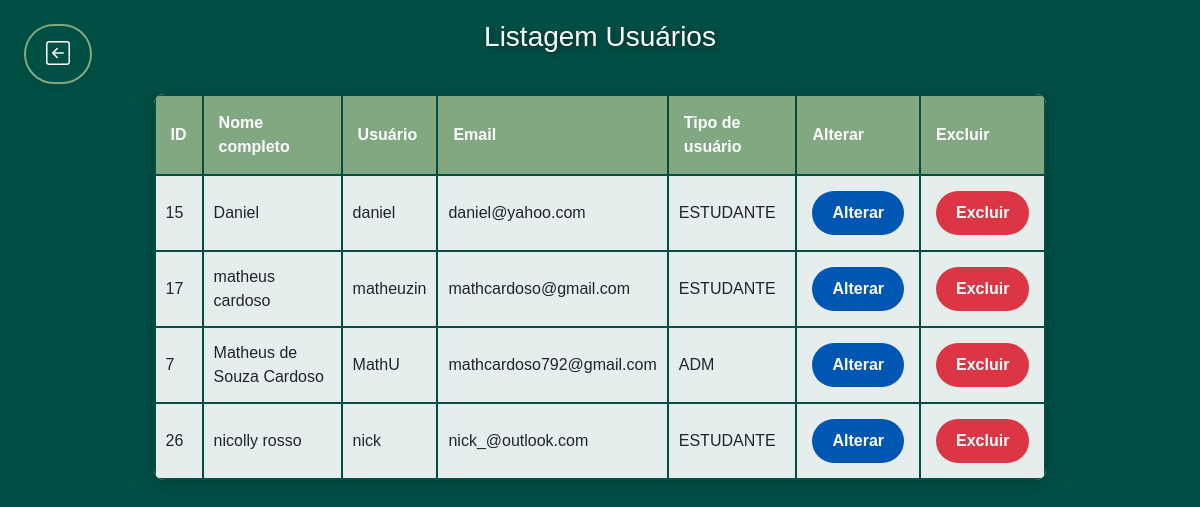
Screenshot of /app/controller/UsuarioController.php?action=list (signed in) with the database file from the repository.
### tables this page shows
CREATE TABLE `usuario` (
  `id` int(11) NOT NULL,
  `nomeCompleto` varchar(100) NOT NULL,
  `nomeUsuario` varchar(70) NOT NULL,
  `email` varchar(100) NOT NULL,
  `senha` varchar(100) NOT NULL,
  `fotoPerfil` varchar(255) DEFAULT NULL,
  `bio` varchar(250) DEFAULT NULL,
  `tipoUsuario` enum('ADM','USUARIO','ESTUDANTE') NOT NULL,
  `dataCriacao` datetime DEFAULT current_timestamp(),
  `compMatricula` varchar(75) DEFAULT NULL
);

### app/controller/UsuarioController.php (called while the page is built, shortened)
<?php
require_once(__DIR__ . "/../dao/UsuarioDAO.php");
require_once(__DIR__ . "/Controller.php");
require_once(__DIR__ . "/../model/Usuario.php");
class UsuarioController extends Controller
{
    private UsuarioDAO  $usuarioDao;
    public function __construct()
    {
        $this->usuarioDao = new UsuarioDAO();
        $this->handleAction();
    }
    protected function list()
    {
        $usuarios = $this->usuarioDao->list();
        $dados["lista"] = $usuarios;
        $this->loadView("usuario/list.php", $dados, []);
    }
}
new UsuarioController();

### app/model/Usuario.php (called while the page is built, shortened)
<?php
class Usuario
{
        private ?int $id;
        private ?string $nomeSobrenome;
        private ?string $nomeUsuario;
        private ?string $email;
        private ?string $tipoUsuario;
        public function __construct() {
                $this->nomeUsuario = null;
            }
        public function getId(): ?int
        {
                return $this->id;
        }
        public function setId(?int $id): self
        {
                $this->id = $id;
                return $this;
        }
        public function getNomeSobrenome(): ?string
        {
                return $this->nomeSobrenome;
        }
        public function setNomeSobrenome(?string $nomeSobrenome): self
        {
                $this->nomeSobrenome = $nomeSobrenome;
                return $this;
        }
        public function getNomeUsuario(): ?string
        {
                return $this->nomeUsuario;
        }
        public function setNomeUsuario(?string $nomeUsuario): self
        {
                $this->nomeUsuario = $nomeUsuario;
                return $this;
        }
        public function getEmail(): ?string
        {
                return $this->email;
        }
        public function setEmail(?string $email): self
        {
                $this->email = $email;
                return $this;
        }
        public function getTipoUsuario(): ?string
        {
                return $this->tipoUsuario;
        }
        public function setTipoUsuario(?string $tipoUsuario): self
        {
                $this->tipoUsuario = $tipoUsuario;
                return $this;
        }
}

### app/dao/UsuarioDAO.php (called while the page is built, shortened)
<?php
include_once(__DIR__ . "/../model/Usuario.php");
class UsuarioDAO
{
    public function list()
    {
        $conn = Connection::getConnection();
        $sql = "SELECT * FROM usuario u ORDER BY u.nomeUsuario";
        $stm = $conn->prepare($sql);
        $stm->execute();
        $result = $stm->fetchAll();
        return $this->mapUsuarios($result);
    }
    private function mapUsuarios($result)
    {
        $usuarios = array();
        foreach ($result as $reg) {
            $usuario = new Usuario();
            $usuario->setId($reg['id']);
            $usuario->setNomeSobrenome($reg['nomeCompleto']);
            $usuario->setNomeUsuario($reg['nomeUsuario']);
            $usuario->setEmail($reg['email']);
            $usuario->setSenha($reg['senha']);
            $usuario->setBio($reg['bio']);
            $usuario->setTipoUsuario($reg['tipoUsuario']);
            $usuario->setDataCriacao($reg['dataCriacao']);
            $usuario->setCompMatricula($reg['compMatricula']);
            array_push($usuarios, $usuario);
        }
        return $usuarios;
    }
}

### app/view/usuario/list.php (the view)
<?php
require_once(__DIR__ . "/../include/header.php");
?>
<link rel="stylesheet" href="<?= BASEURL ?>/view/css/list.css">
<a class="btn btn-custom mt-2 voltar"
    href="<?= HOME_PAGE ?>">
    <i class="fs-4 bi bi-arrow-left-square"></i></a>
<h3 class="text-center">Listagem Usuários</h3>
<div class="container">
    <div class="row" style="margin-top: 10px;">
        <div class="col-12 tableUser">
            <table id="tabUsuarios">
                <tr>
                    <th>ID</th>
                    <th>Nome completo</th>
                    <th>Usuário</th>
                    <th>Email</th>
                    <th>Tipo de usuário</th>
                    <th>Alterar</th>
                    <th>Excluir</th>
                </tr>
                <?php foreach ($dados['lista'] as $usu): ?>
                    <tr>
                        <td><?php echo $usu->getId(); ?></td>
                        <td><?= $usu->getNomeSobrenome(); ?></td>
                        <td><?= $usu->getNomeUsuario(); ?></td>
                        <td><?= $usu->getEmail(); ?></td>
                        <td><?= $usu->getTipoUsuario(); ?></td>
                        <td><a class="btn btn-primary"
                                href="<?= BASEURL ?>/controller/UsuarioController.php?action=edit&id=<?= $usu->getId() ?>">
                                Alterar</a>
                        </td>
                        <td><a class="btn btn-danger"
                                onclick="return confirm('Confirma a exclusão do usuário?');"
                                href="<?= BASEURL ?>/controller/UsuarioController.php?action=delete&id=<?= $usu->getId() ?>">
                                Excluir</a>
                        </td>
                    </tr>
                <?php endforeach; ?>
            </table>
        </div>
    </div>
</div>
<?php
require_once(__DIR__ . "/../include/footer.php");
?>

### app/controller/Controller.php (shortened to what this page needs)
<?php
class Controller {
    protected function handleAction() {
        $action = NULL;
        if(isset($_GET['action']))
            $action = $_GET['action'];
        $this->callAction($action);
    }
    protected function callAction($methodName) {
        if($methodName && method_exists($this, $methodName))
            $this->$methodName();
        else {
            echo "Ação não encontrada no controller.<br>";
            echo "Verifique com o administrador do sistema.";
        }
    }
    protected function loadView(string $path, array $dados, array $msgErro, array $msgSucesso = []) {
        $caminho = __DIR__ . "/../view/" . $path;
        if(file_exists($caminho)) {
            require $caminho;
        } else {
            echo "Erro ao carregar a view solicitada<br>";
            echo "Caminho: " . $caminho;
        }
    }
}

### app/view/include/header.php (shortened to what this page needs)
<!DOCTYPE html>
<html lang="pt-br">
<head>
    <link rel="stylesheet" href="https://cdnjs.cloudflare.com/ajax/libs/emojionearea/3.4.2/emojionearea.min.css"/>
    <link href="https://cdn.jsdelivr.net/npm/bootstrap@5.3.3/dist/css/bootstrap.min.css" rel="stylesheet">
    <link rel="stylesheet" href="https://cdn.jsdelivr.net/npm/bootstrap-icons@1.11.3/font/bootstrap-icons.min.css">
</head>
<body>

### app/view/include/footer.php (shortened to what this page needs)
</body>
</html>

### app/view/css/list.css (style rules this page uses)
body { height: 100%; width: 100%; margin: 0; padding: 0; background: #004f44; font-family: Arial, sans-serif; }
h3.text-center { color: white; margin: 20px 0; text-shadow: 2px 2px 6px rgba(0, 0, 0, 0.5); }
.tableUser { display: flex; justify-content: center; margin-top: 20px; }
table { width: 80%; border-collapse: collapse; background-color: rgba(255, 255, 255, 0.9); border-radius: 10px; overflow: hidden; box-shadow: 0 4px 20px rgba(0, 0, 0, 0.2); }
th { background-color: #81a880; color: white; padding: 15px; font-weight: bold; text-align: left; border: 2px solid #004f44; }
td { border: 2px solid #004f44; padding: 10px; text-align: left; background-color: transparent; transition: background-color 0.3s; }
.btn-success, .btn-primary, .btn-danger { padding: 10px 20px; border-radius: 30px; font-size: 16px; font-weight: bold; transition: background-color 0.3s, transform 0.3s; margin: 5px; }
.btn-primary { background-color: #0056b3; color: white; border: none; }
.btn-danger { background-color: #dc3545; color: white; border: none; }
.voltar { position: absolute; top: 2%; left: 2%; background-color: none; color: #fff; border: 2px solid #81a880; border-radius: 30px; padding: 10px 20px; font-size: 16px; font-weight: bold; box-shadow: 0 4px 6px rgba(0, 0, 0, 0.1); transition: background-color 0.3s, transform 0.3s; }

### rows the page displays
usuario: id "15", nomeCompleto "Daniel", nomeUsuario "daniel", email "daniel@yahoo.com", tipoUsuario "ESTUDANTE"
usuario: id "17", nomeCompleto "matheus cardoso", nomeUsuario "matheuzin", email "mathcardoso@gmail.com", tipoUsuario "ESTUDANTE"
usuario: id "7", nomeCompleto "Matheus de Souza Cardoso", nomeUsuario "MathU", email "mathcardoso792@gmail.com", tipoUsuario "ADM"
usuario: id "26", nomeCompleto "nicolly rosso", nomeUsuario "nick", email "nick_@outlook.com", tipoUsuario "ESTUDANTE"
